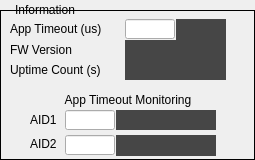
<?xml version="1.0" encoding="UTF-8"?>
<ui version="4.0">
 <class>Form</class>
 <widget class="QWidget" name="Form">
  <property name="geometry">
   <rect>
    <x>0</x>
    <y>0</y>
    <width>255</width>
    <height>160</height>
   </rect>
  </property>
  <property name="windowTitle">
   <string>Form</string>
  </property>
  <widget class="QFrame" name="frame">
   <property name="geometry">
    <rect>
     <x>0</x>
     <y>10</y>
     <width>255</width>
     <height>150</height>
    </rect>
   </property>
   <property name="frameShape">
    <enum>QFrame::Box</enum>
   </property>
   <property name="frameShadow">
    <enum>QFrame::Plain</enum>
   </property>
   <widget class="QLabel" name="label_3">
    <property name="geometry">
     <rect>
      <x>10</x>
      <y>9</y>
      <width>115</width>
      <height>20</height>
     </rect>
    </property>
    <property name="text">
     <string>App Timeout (us)</string>
    </property>
   </widget>
   <widget class="PyDMLineEdit" name="PyDMLineEdit">
    <property name="geometry">
     <rect>
      <x>125</x>
      <y>9</y>
      <width>50</width>
      <height>20</height>
     </rect>
    </property>
    <property name="toolTip">
     <string/>
    </property>
    <property name="alignment">
     <set>Qt::AlignCenter</set>
    </property>
    <property name="showUnits" stdset="0">
     <bool>true</bool>
    </property>
    <property name="channel" stdset="0">
     <string>ca://${P}:TimeoutTime</string>
    </property>
   </widget>
   <widget class="PyDMLabel" name="PyDMLabel_8">
    <property name="geometry">
     <rect>
      <x>176</x>
      <y>9</y>
      <width>50</width>
      <height>21</height>
     </rect>
    </property>
    <property name="font">
     <font>
      <pointsize>9</pointsize>
     </font>
    </property>
    <property name="toolTip">
     <string/>
    </property>
    <property name="styleSheet">
     <string notr="true">background-color: rgb(70, 70, 70);</string>
    </property>
    <property name="frameShape">
     <enum>QFrame::NoFrame</enum>
    </property>
    <property name="text">
     <string/>
    </property>
    <property name="alignment">
     <set>Qt::AlignCenter</set>
    </property>
    <property name="showUnits" stdset="0">
     <bool>true</bool>
    </property>
    <property name="alarmSensitiveContent" stdset="0">
     <bool>true</bool>
    </property>
    <property name="channel" stdset="0">
     <string>ca://${P}:TimeoutTimeRBV</string>
    </property>
   </widget>
   <widget class="QLabel" name="label_4">
    <property name="geometry">
     <rect>
      <x>10</x>
      <y>30</y>
      <width>115</width>
      <height>20</height>
     </rect>
    </property>
    <property name="text">
     <string>FW Version</string>
    </property>
   </widget>
   <widget class="PyDMLabel" name="PyDMLabel_9">
    <property name="geometry">
     <rect>
      <x>125</x>
      <y>30</y>
      <width>101</width>
      <height>20</height>
     </rect>
    </property>
    <property name="font">
     <font>
      <pointsize>9</pointsize>
     </font>
    </property>
    <property name="toolTip">
     <string/>
    </property>
    <property name="styleSheet">
     <string notr="true">background-color: rgb(70, 70, 70);</string>
    </property>
    <property name="frameShape">
     <enum>QFrame::NoFrame</enum>
    </property>
    <property name="text">
     <string/>
    </property>
    <property name="alignment">
     <set>Qt::AlignCenter</set>
    </property>
    <property name="showUnits" stdset="0">
     <bool>false</bool>
    </property>
    <property name="alarmSensitiveContent" stdset="0">
     <bool>true</bool>
    </property>
    <property name="channel" stdset="0">
     <string>ca://${P}:FpgaVersion</string>
    </property>
    <property name="displayFormat" stdset="0">
     <enum>PyDMLabel::Hex</enum>
    </property>
   </widget>
   <widget class="QLabel" name="label_5">
    <property name="geometry">
     <rect>
      <x>10</x>
      <y>50</y>
      <width>115</width>
      <height>20</height>
     </rect>
    </property>
    <property name="text">
     <string>Uptime Count (s)</string>
    </property>
   </widget>
   <widget class="PyDMLabel" name="PyDMLabel_10">
    <property name="geometry">
     <rect>
      <x>125</x>
      <y>50</y>
      <width>101</width>
      <height>20</height>
     </rect>
    </property>
    <property name="font">
     <font>
      <pointsize>9</pointsize>
     </font>
    </property>
    <property name="toolTip">
     <string/>
    </property>
    <property name="styleSheet">
     <string notr="true">background-color: rgb(70, 70, 70);</string>
    </property>
    <property name="frameShape">
     <enum>QFrame::NoFrame</enum>
    </property>
    <property name="text">
     <string/>
    </property>
    <property name="alignment">
     <set>Qt::AlignCenter</set>
    </property>
    <property name="showUnits" stdset="0">
     <bool>false</bool>
    </property>
    <property name="alarmSensitiveContent" stdset="0">
     <bool>true</bool>
    </property>
    <property name="channel" stdset="0">
     <string>ca://${P}:UpTimeCnt</string>
    </property>
    <property name="displayFormat" stdset="0">
     <enum>PyDMLabel::Decimal</enum>
    </property>
   </widget>
   <widget class="QLabel" name="label_6">
    <property name="geometry">
     <rect>
      <x>2</x>
      <y>80</y>
      <width>252</width>
      <height>20</height>
     </rect>
    </property>
    <property name="text">
     <string>App Timeout Monitoring</string>
    </property>
    <property name="alignment">
     <set>Qt::AlignCenter</set>
    </property>
   </widget>
   <widget class="QLabel" name="label_7">
    <property name="geometry">
     <rect>
      <x>30</x>
      <y>100</y>
      <width>35</width>
      <height>20</height>
     </rect>
    </property>
    <property name="text">
     <string>AID1</string>
    </property>
   </widget>
   <widget class="QLabel" name="label_8">
    <property name="geometry">
     <rect>
      <x>30</x>
      <y>125</y>
      <width>35</width>
      <height>17</height>
     </rect>
    </property>
    <property name="text">
     <string>AID2</string>
    </property>
   </widget>
   <widget class="PyDMLineEdit" name="PyDMLineEdit_2">
    <property name="geometry">
     <rect>
      <x>65</x>
      <y>100</y>
      <width>50</width>
      <height>20</height>
     </rect>
    </property>
    <property name="toolTip">
     <string/>
    </property>
    <property name="alignment">
     <set>Qt::AlignCenter</set>
    </property>
    <property name="showUnits" stdset="0">
     <bool>false</bool>
    </property>
    <property name="channel" stdset="0">
     <string>ca://${P}:TO_APP_SEL_0</string>
    </property>
   </widget>
   <widget class="PyDMLabel" name="PyDMLabel_11">
    <property name="geometry">
     <rect>
      <x>116</x>
      <y>100</y>
      <width>100</width>
      <height>20</height>
     </rect>
    </property>
    <property name="font">
     <font>
      <pointsize>8</pointsize>
     </font>
    </property>
    <property name="toolTip">
     <string/>
    </property>
    <property name="styleSheet">
     <string notr="true">background-color: rgb(70, 70, 70);</string>
    </property>
    <property name="frameShape">
     <enum>QFrame::NoFrame</enum>
    </property>
    <property name="text">
     <string/>
    </property>
    <property name="alignment">
     <set>Qt::AlignCenter</set>
    </property>
    <property name="showUnits" stdset="0">
     <bool>true</bool>
    </property>
    <property name="alarmSensitiveContent" stdset="0">
     <bool>true</bool>
    </property>
    <property name="channel" stdset="0">
     <string>ca://${P}:APP_TIMEOUT_0</string>
    </property>
   </widget>
   <widget class="PyDMLineEdit" name="PyDMLineEdit_3">
    <property name="geometry">
     <rect>
      <x>65</x>
      <y>125</y>
      <width>50</width>
      <height>20</height>
     </rect>
    </property>
    <property name="toolTip">
     <string/>
    </property>
    <property name="alignment">
     <set>Qt::AlignCenter</set>
    </property>
    <property name="showUnits" stdset="0">
     <bool>false</bool>
    </property>
    <property name="channel" stdset="0">
     <string>ca://${P}:TO_APP_SEL_1</string>
    </property>
   </widget>
   <widget class="PyDMLabel" name="PyDMLabel_12">
    <property name="geometry">
     <rect>
      <x>116</x>
      <y>125</y>
      <width>100</width>
      <height>21</height>
     </rect>
    </property>
    <property name="font">
     <font>
      <pointsize>8</pointsize>
     </font>
    </property>
    <property name="toolTip">
     <string/>
    </property>
    <property name="styleSheet">
     <string notr="true">background-color: rgb(70, 70, 70);</string>
    </property>
    <property name="frameShape">
     <enum>QFrame::NoFrame</enum>
    </property>
    <property name="text">
     <string/>
    </property>
    <property name="alignment">
     <set>Qt::AlignCenter</set>
    </property>
    <property name="showUnits" stdset="0">
     <bool>true</bool>
    </property>
    <property name="alarmSensitiveContent" stdset="0">
     <bool>true</bool>
    </property>
    <property name="channel" stdset="0">
     <string>ca://${P}:APP_TIMEOUT_0</string>
    </property>
   </widget>
  </widget>
  <widget class="QLabel" name="label_2">
   <property name="geometry">
    <rect>
     <x>5</x>
     <y>0</y>
     <width>80</width>
     <height>20</height>
    </rect>
   </property>
   <property name="text">
    <string>Information</string>
   </property>
   <property name="alignment">
    <set>Qt::AlignCenter</set>
   </property>
  </widget>
 </widget>
 <customwidgets>
  <customwidget>
   <class>PyDMLabel</class>
   <extends>QLabel</extends>
   <header>pydm.widgets.label</header>
  </customwidget>
  <customwidget>
   <class>PyDMLineEdit</class>
   <extends>QLineEdit</extends>
   <header>pydm.widgets.line_edit</header>
  </customwidget>
 </customwidgets>
 <resources/>
 <connections/>
</ui>
